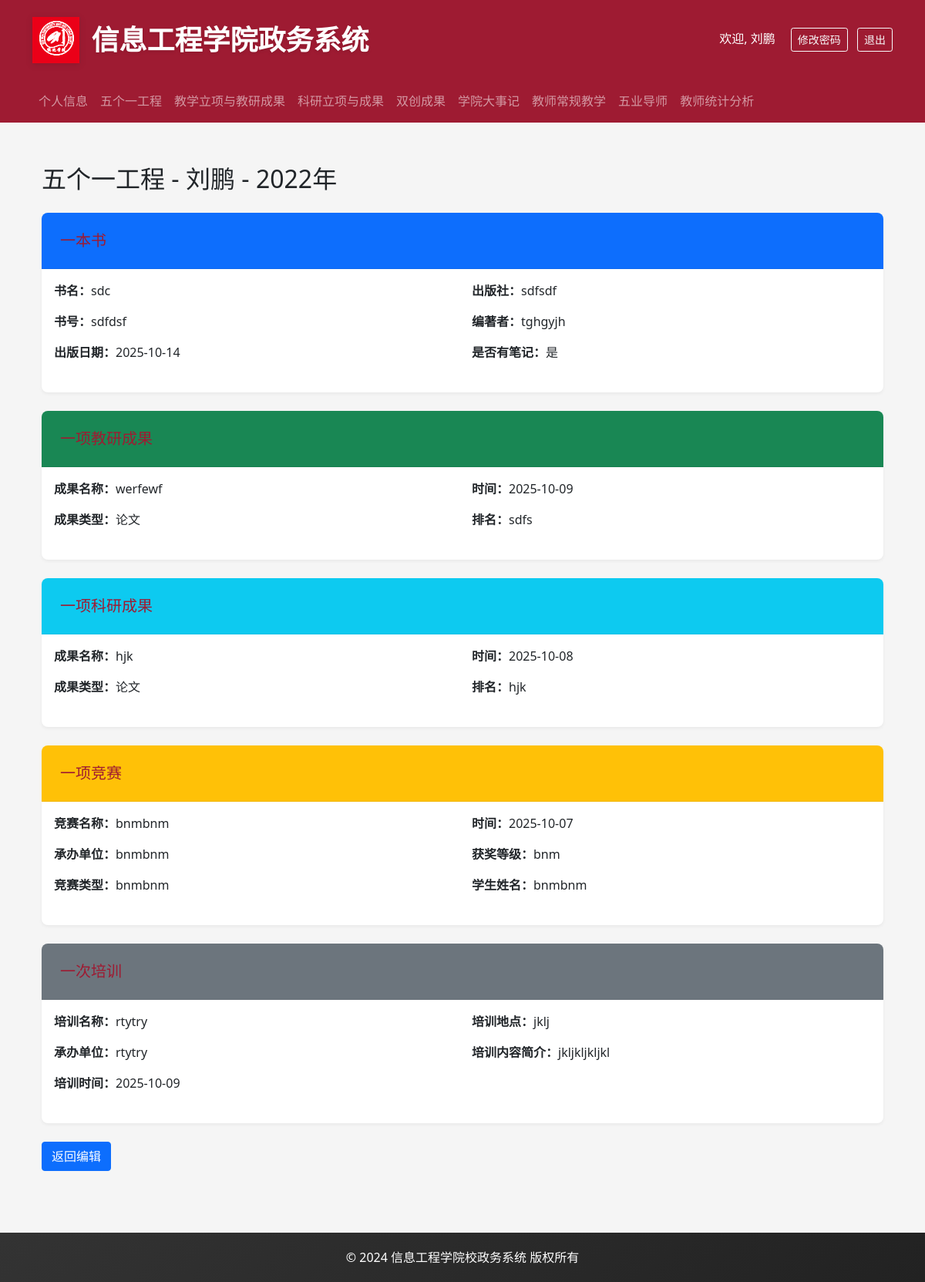
The page /view_five_one/2022 (signed in) on the database its author committed.
### backend/models.py (models this page shows, shortened)
class User(UserMixin, db.Model):
    __tablename__ = 'users'
    id = db.Column(db.Integer, primary_key=True)
    username = db.Column(db.String(80), unique=True, nullable=False)
    password_hash = db.Column(db.String(128))
    role = db.Column(db.String(20), nullable=False)  # admin, teacher, student
    name = db.Column(db.String(80))
    gender = db.Column(db.String(10))
    birth_date = db.Column(db.Date)
    email = db.Column(db.String(120), unique=True)
    phone = db.Column(db.String(20))
    employee_number = db.Column(db.String(20))
    ethnicity = db.Column(db.String(50))  # 民族
    id_number = db.Column(db.String(18))  # 身份证号
    political_status = db.Column(db.String(50))  # 政治面貌
    party_join_date = db.Column(db.Date)  # 入党时间
    party_branch = db.Column(db.String(100))  # 所属党支部
    hometown = db.Column(db.String(100))  # 籍贯
    address = db.Column(db.String(200))  # 家庭住址
    education_level = db.Column(db.String(50))  # 学历
    education_date = db.Column(db.Date)  # 获得学历时间
    degree = db.Column(db.String(50))  # 学位
    degree_date = db.Column(db.Date)  # 获得学位时间
    bachelor_school = db.Column(db.String(100))  # 本科毕业学校
    master_school = db.Column(db.String(100))  # 硕士毕业学校
    phd_school = db.Column(db.String(100))  # 博士毕业学校
    major = db.Column(db.String(100))  # 专业
    teaching_group = db.Column(db.String(100))  # 教研室
    is_dual_teacher = db.Column(db.String(10))  # 是否双师
    award_title = db.Column(db.String(100))  # 获得奖励称号
    talent_title = db.Column(db.String(100))  # 人才称号
    research_direction = db.Column(db.String(200))  # 研究方向
    work_start_date = db.Column(db.Date)  # 入校时间
    career_start_date = db.Column(db.Date)  # 参加工作时间
    highest_title = db.Column(db.String(50))  # 最高级职称
    highest_title_date = db.Column(db.Date)  # 获得最高级职称时间
    position = db.Column(db.String(50))  # 职务
    subject = db.Column(db.String(50))  # 学科
    department = db.Column(db.String(100))  # 所属院系
    photo_path = db.Column(db.String(200))  # 照片路径
    hire_date = db.Column(db.Date)             # 入职日期

class FiveOneProject(db.Model):
    id = db.Column(db.Integer, primary_key=True)
    year = db.Column(db.Integer, nullable=False)
    teacher_id = db.Column(db.Integer, db.ForeignKey('users.id'), nullable=False)
    created_at = db.Column(db.DateTime, default=datetime.utcnow)
    updated_at = db.Column(db.DateTime, default=datetime.utcnow, onupdate=datetime.utcnow)
    teacher = db.relationship('User', backref='five_one_projects')
    book_records = db.relationship('BookRecord', backref='project', cascade='all, delete-orphan')
    teaching_records = db.relationship('TeachingRecord', backref='project', cascade='all, delete-orphan')
    research_records = db.relationship('ResearchRecord', backref='project', cascade='all, delete-orphan')
    competition_records = db.relationship('CompetitionRecord', backref='project', cascade='all, delete-orphan')
    training_records = db.relationship('TrainingRecord', backref='project', cascade='all, delete-orphan')

class BookRecord(db.Model):
    id = db.Column(db.Integer, primary_key=True)
    project_id = db.Column(db.Integer, db.ForeignKey('five_one_project.id'), nullable=False)
    book_title = db.Column(db.String(200), nullable=False)
    book_number = db.Column(db.String(50))
    publish_date = db.Column(db.Date)
    publisher = db.Column(db.String(100))
    author = db.Column(db.String(100))
    has_notes = db.Column(db.Boolean, default=False)
    created_at = db.Column(db.DateTime, default=datetime.utcnow)

class TeachingRecord(db.Model):
    id = db.Column(db.Integer, primary_key=True)
    project_id = db.Column(db.Integer, db.ForeignKey('five_one_project.id'), nullable=False)
    achievement_name = db.Column(db.String(200), nullable=False)
    achievement_type = db.Column(db.String(50))
    achievement_date = db.Column(db.Date)
    achievement_ranking = db.Column(db.String(50))
    created_at = db.Column(db.DateTime, default=datetime.utcnow)

class ResearchRecord(db.Model):
    id = db.Column(db.Integer, primary_key=True)
    project_id = db.Column(db.Integer, db.ForeignKey('five_one_project.id'), nullable=False)
    achievement_name = db.Column(db.String(200), nullable=False)
    research_type = db.Column(db.String(50))
    research_date = db.Column(db.Date)
    research_ranking = db.Column(db.String(50))
    created_at = db.Column(db.DateTime, default=datetime.utcnow)

class CompetitionRecord(db.Model):
    id = db.Column(db.Integer, primary_key=True)
    project_id = db.Column(db.Integer, db.ForeignKey('five_one_project.id'), nullable=False)
    competition_name = db.Column(db.String(200), nullable=False)
    competition_organizer = db.Column(db.String(100))
    competition_type = db.Column(db.String(50))
    competition_date = db.Column(db.Date)
    award_level = db.Column(db.String(50))
    student_names = db.Column(db.String(200))
    created_at = db.Column(db.DateTime, default=datetime.utcnow)

class TrainingRecord(db.Model):
    id = db.Column(db.Integer, primary_key=True)
    project_id = db.Column(db.Integer, db.ForeignKey('five_one_project.id'), nullable=False)
    training_name = db.Column(db.String(200), nullable=False)
    training_organizer = db.Column(db.String(100))
    training_date = db.Column(db.Date)
    training_location = db.Column(db.String(100))
    training_description = db.Column(db.Text)
    created_at = db.Column(db.DateTime, default=datetime.utcnow)

### backend/app.py (the view, shortened to what this page needs)
@app.route('/view_five_one')
@app.route('/view_five_one/<int:year>')
@login_required
def view_five_one(year):
    try:
        if not year:
            year = datetime.now().year
        teacher_id = request.args.get('teacher_id',type=int)
        year = int(year)
        record = FiveOneProject.query.filter_by(year=year,teacher_id=current_user.id).first()
        if not record:
            teacher_name = User.query.get(teacher_id).name if teacher_id else current_user.name
            flash(f'{teacher_name}还未编辑{year}年信息', 'info')
            return redirect(url_for('five_one'))
        return render_template('view_five_one.html', record=record)
    except Exception as e:
        flash(f'获取数据时发生错误：{str(e)}', 'error')
        return redirect(url_for('five_one'))

### backend/app.py (called while the page is built)
@login_manager.user_loader
def load_user(user_id):
    return User.query.get(int(user_id))

def can_view_all_five_one():
    special_users = ['张艳鹏', '王鹏']
    return current_user.name in special_users

### frontend/templates/view_five_one.html (shortened to what this page needs)
{% extends "base.html" %}
{% block content %}
<div class="container mt-4">
    <h2 class="mb-4">五个一工程 - {{record.teacher.name}} - {{record.year}}年</h2>
    <div class="card mb-4">
        <div class="card-header bg-primary text-white">
            <h5 class="card-title mb-0">一本书</h5>
        </div>
        <div class="card-body">
            {% for book in record.book_records %}
            <div class="row mb-2">
                <div class="col-md-6">
                    <p><strong>书名：</strong>{{ book.book_title }}</p>
                    <p><strong>书号：</strong>{{ book.book_number }}</p>
                    <p><strong>出版日期：</strong>{{ book.publish_date }}</p>
                </div>
                <div class="col-md-6">
                    <p><strong>出版社：</strong>{{ book.publisher }}</p>
                    <p><strong>编著者：</strong>{{ book.author }}</p>
                    <p><strong>是否有笔记：</strong>{{ '是' if book.has_notes else '否' }}</p>
                </div>
            </div>
            {% else %}
            <p class="text-muted">暂无记录</p>
            {% endfor %}
        </div>
    </div>
    <div class="card mb-4">
        <div class="card-header bg-success text-white">
            <h5 class="card-title mb-0">一项教研成果</h5>
        </div>
        <div class="card-body">
            {% for t in record.teaching_records %}
            <div class="row mb-2">
                <div class="col-md-6">
                    <p><strong>成果名称：</strong>{{ t.achievement_name }}</p>
                    <p><strong>成果类型：</strong>{{ t.achievement_type }}</p>
                </div>
                <div class="col-md-6">
                    <p><strong>时间：</strong>{{ t.achievement_date }}</p>
                    <p><strong>排名：</strong>{{ t.achievement_ranking }}</p>
                </div>
            </div>
            {% else %}
            <p class="text-muted">暂无记录</p>
            {% endfor %}
        </div>
    </div>
    <div class="card mb-4">
        <div class="card-header bg-info text-white">
            <h5 class="card-title mb-0">一项科研成果</h5>
        </div>
        <div class="card-body">
            {% for r in record.research_records %}
            <div class="row mb-2">
                <div class="col-md-6">
                    <p><strong>成果名称：</strong>{{ r.achievement_name }}</p>
                    <p><strong>成果类型：</strong>{{ r.research_type }}</p>
                </div>
                <div class="col-md-6">
                    <p><strong>时间：</strong>{{ r.research_date }}</p>
                    <p><strong>排名：</strong>{{ r.research_ranking }}</p>
                </div>
            </div>
            {% else %}
            <p class="text-muted">暂无记录</p>
            {% endfor %}
        </div>
    </div>
    <div class="card mb-4">
        <div class="card-header bg-warning text-dark">
            <h5 class="card-title mb-0">一项竞赛</h5>
        </div>
        <div class="card-body">
            {% for c in record.competition_records %}
            <div class="row mb-2">
                <div class="col-md-6">
                    <p><strong>竞赛名称：</strong>{{ c.competition_name }}</p>
                    <p><strong>承办单位：</strong>{{ c.competition_organizer }}</p>
                    <p><strong>竞赛类型：</strong>{{ c.competition_type }}</p>
                </div>
                <div class="col-md-6">
                    <p><strong>时间：</strong>{{ c.competition_date }}</p>
                    <p><strong>获奖等级：</strong>{{ c.award_level }}</p>
                    <p><strong>学生姓名：</strong>{{ c.student_names }}</p>
                </div>
            </div>
            {% else %}
            <p class="text-muted">暂无记录</p>
            {% endfor %}
        </div>
    </div>
    <div class="card mb-4">
        <div class="card-header bg-secondary text-white">
            <h5 class="card-title mb-0">一次培训</h5>
        </div>
        <div class="card-body">
            {% for t in record.training_records %}
            <div class="row mb-2">
                <div class="col-md-6">
                    <p><strong>培训名称：</strong>{{ t.training_name }}</p>
                    <p><strong>承办单位：</strong>{{ t.training_organizer }}</p>
                    <p><strong>培训时间：</strong>{{ t.training_date }}</p>
                </div>
                <div class="col-md-6">
                    <p><strong>培训地点：</strong>{{ t.training_location }}</p>
                    <p><strong>培训内容简介：</strong>{{ t.training_description }}</p>
                </div>
            </div>
            {% else %}
            <p class="text-muted">暂无记录</p>
            {% endfor %}
        </div>
    </div>
    <div class="mt-4">
        <a href="{{ url_for('five_one') }}" class="btn btn-primary">返回编辑</a>
    </div>
</div>
{% endblock %}

### frontend/templates/base.html (shortened to what this page needs)
<!DOCTYPE html>
<html lang="zh">
<head>
    <link href="https://cdn.jsdelivr.net/npm/bootstrap@5.1.3/dist/css/bootstrap.min.css" rel="stylesheet">
    <link rel="stylesheet" href="https://cdn.jsdelivr.net/npm/bootstrap-icons@1.8.1/font/bootstrap-icons.css">
</head>
<body>
    <header class="header">
        <div class="container">
            <div class="d-flex align-items-center justify-content-between">
                <div class="d-flex align-items-center">
                    <img src="{{ url_for('static', filename='logo.png') }}" alt="信息工程学院" class="logo me-3">
                    <h1>信息工程学院政务系统</h1>
                </div>
                {% if current_user.is_authenticated %}
                <div>
                    <span class="text-white me-3">欢迎, {{ current_user.name }}</span>
                    <button class="btn btn-outline-light btn-sm me-2" data-bs-toggle="modal" data-bs-target="#changePasswordModal">
                        修改密码
                    </button>
                    <a href="{{ url_for('logout') }}" class="btn btn-outline-light btn-sm">退出</a>
                </div>
                {% endif %}
            </div>
        </div>
    </header>
    {% if current_user.is_authenticated %}
    <nav class="navbar navbar-expand-lg navbar-dark bg-danger">
        <div class="container">
            <div class="collapse navbar-collapse" id="navbarNav">
                <ul class="navbar-nav me-auto">
                    <li class="nav-item">
                        <a class="nav-link {% if request.endpoint == 'profile' %}active{% endif %}" href="{{ url_for('profile') }}">个人信息</a>
                    </li>
                    <li class="nav-item">
                        <a class="nav-link {% if request.endpoint == 'five_one' %}active{% endif %}" href="{{ url_for('five_one') }}">五个一工程</a>
                    </li>
                    <li class="nav-item">
                        <a class="nav-link {% if request.endpoint == 'teaching_research' %}active{% endif %}" href="{{ url_for('teaching_research') }}">教学立项与教研成果</a>
                    </li>
                    <li class="nav-item">
                        <a class="nav-link {% if request.endpoint == 'scientific_research' %}active{% endif %}" href="{{ url_for('scientific_research') }}">科研立项与成果</a>
                    </li>
                    <li class="nav-item">
                        <a class="nav-link {% if request.endpoint == 'innovation_achievements' %}active{% endif %}" href="{{ url_for('innovation_achievements') }}">双创成果</a>
                    </li>
                    <li class="nav-item">
                        <a class="nav-link {% if request.endpoint == 'college_events' %}active{% endif %}" href="{{ url_for('college_events') }}">学院大事记</a>
                    </li>
                    <li class="nav-item">
                        <a class="nav-link {% if request.endpoint == 'teacher_teaching' %}active{% endif %}" href="{{ url_for('teacher_teaching') }}">教师常规教学</a>
                    </li>
                    <li class="nav-item">
                        <a class="nav-link {% if request.endpoint == 'five_one_mentor' %}active{% endif %}" href="{{ url_for('five_one_mentor') }}">五业导师</a>
                    </li>
                    <li class="nav-item">
                        <a class="nav-link {% if request.endpoint == 'teacher_statistics' %}active{% endif %}" href="{{ url_for('teacher_statistics') }}">教师统计分析</a>
                    </li>
                </ul>
            </div>
        </div>
    </nav>
    {% endif %}
    <div class="content-wrapper">
        <div class="container">
            {% block content %}{% endblock %}
        </div>
    </div>
    <footer class="footer">
        <div class="container text-center">
            <p class="mb-0">© 2024 信息工程学院校政务系统 版权所有</p>
        </div>
    </footer>
</body>
</html>

### frontend/templates/base.html (style rules this page uses)
:root { --primary-color: #9e1b32; --secondary-color: #f8f9fa; --accent-color: #9e1b32; --text-color: #333; }
body { background-color: #f5f5f5; }
.header { background: var(--primary-color); padding: 20px 0; box-shadow: 0 2px 4px rgba(0,0,0,0.1); }
.navbar { background-color: var(--primary-color) !important; }
.header .logo { height: 60px; filter: drop-shadow(0 2px 4px rgba(0,0,0,0.1)); }
.header h1 { color: white; font-size: 36px; margin: 0; padding: 10px 0; text-shadow: 0 2px 4px rgba(0,0,0,0.1); font-weight: 600; }
.content-wrapper { min-height: calc(100vh - 300px); padding: 30px 0; }
.card { border: none; box-shadow: 0 2px 4px rgba(0,0,0,0.05); transition: transform 0.3s ease, box-shadow 0.3s ease; background-color: white; border-radius: 8px; overflow: hidden; }
.card-header { background-color: white; border-bottom: 1px solid rgba(0,0,0,0.05); padding: 1.5rem; }
.card-title { color: var(--primary-color); margin-bottom: 0; }
.footer { background: linear-gradient(135deg, #333 0%, #222 100%); color: white; padding: 20px 0; margin-top: 50px; }

### rows shown on the page
User: name "刘鹏", teacher.name "刘鹏"
FiveOneProject: year "2022"
BookRecord: book_title "sdc", book_number "sdfdsf", publish_date "2025-10-14", publisher "sdfsdf", author "tghgyjh", has_notes "是"
TeachingRecord: achievement_name "werfewf", achievement_type "论文", achievement_date "2025-10-09", achievement_ranking "sdfs"
ResearchRecord: achievement_name "hjk", research_type "论文", research_date "2025-10-08", research_ranking "hjk"
CompetitionRecord: competition_name "bnmbnm", competition_organizer "bnmbnm", competition_type "bnmbnm", competition_date "2025-10-07", award_level "bnm", student_names "bnmbnm"
TrainingRecord: training_name "rtytry", training_organizer "rtytry", training_date "2025-10-09", training_location "jklj", training_description "jkljkljkljkl"
